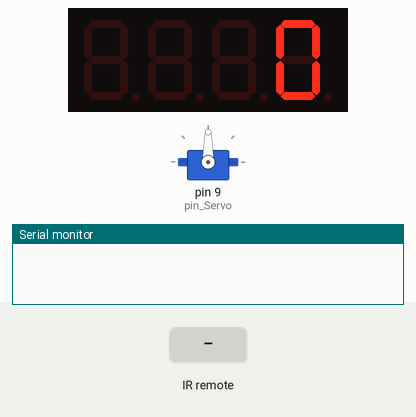
Bench run of a sketch on a simulated Arduino Uno, built with avr-gcc and run on an emulated ATmega328P. On the bench: servo, 4-digit seven-segment display, the last lines printed to the serial monitor. The inputs (shaded band) are chosen by the test bench.

Above: at 2.2 s.
2.3 s: infrared code 0xFFA25D received
At 3.5 s:
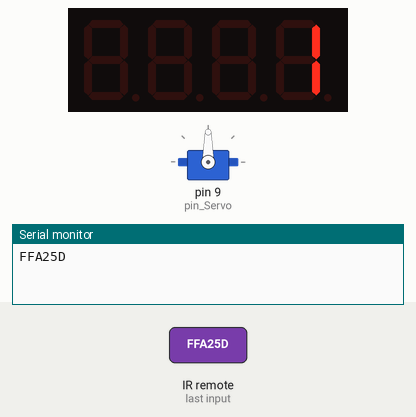
3.8 s: infrared code 0xFF9867 received
At 5.1 s:
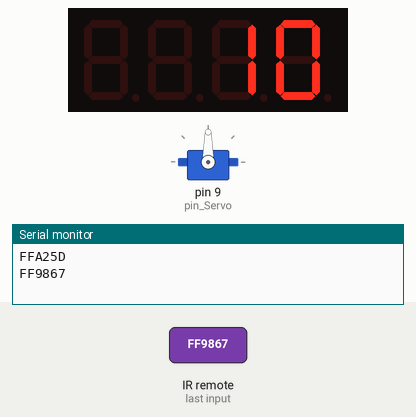
5.4 s: infrared code 0xFF629D received
At 6.7 s:
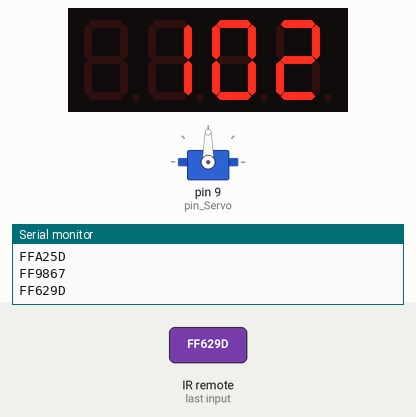
7.0 s: infrared code 0xFFE21D received
At 8.2 s:
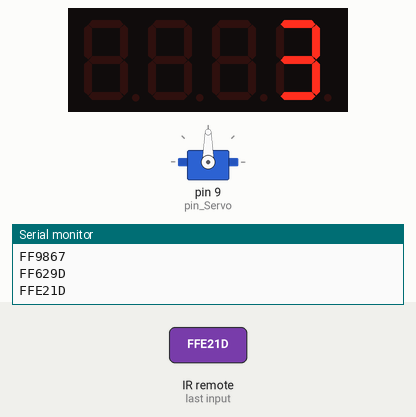
8.5 s: infrared code 0xFF22DD received
At 9.2 s:
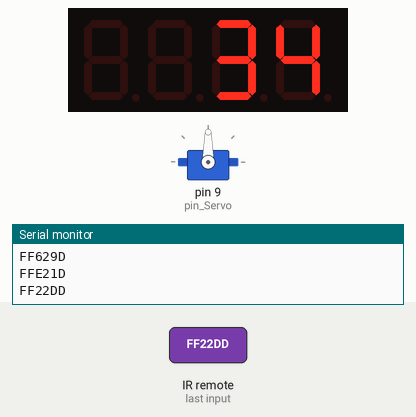
10.0 s: infrared code 0xFF02FD received
At 10.7 s:
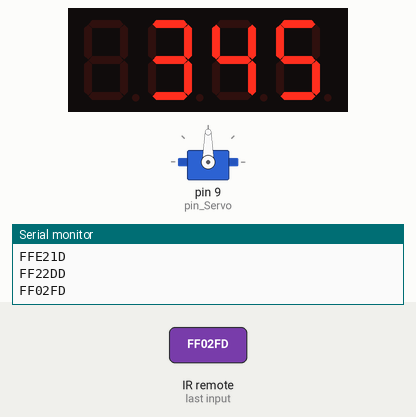
Timing chart, 0 to 12.6 s (numbered marks = the images above; inputs shaded):
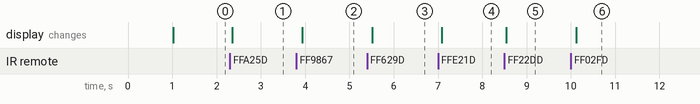

The sketch:

12e_IrRemote_digit.ino
```cpp
#include <IRremote.h>
#include <Servo.h>
#include <TM1637Display.h>

#define pin_IR 11
#define pin_Servo 9
#define CLK 6
#define DIO 7

// Tworzenie instancji klasy IRrecv o nazwie irrecv
IRrecv irrecv(pin_IR);
// Tworzenie instancji klasy decode_results o nazwie odczyt
// Tak naprawdę jest to zbiór zmiennych
decode_results odczyt;
// Tworzenie instancji klasy Servo o nazwie serwo
Servo serwo;
// Tworzenie instancji klasy TM1637Display o nazwie display
TM1637Display display(CLK, DIO);

int pozycja = 90;
char znak;
char kanal[4];  // Ostatni element tablicy typu czar to null - dlatego deklaracja 4
int z = 0;
int liczba;

void setup() {
  Serial.begin(9600);
  irrecv.enableIRIn(); // Aktywacja odczytu
  irrecv.blink13(true); // Po odebraniu kodu migaj diodą LED 13
  display.setBrightness(0x0A); // Ustawienie jasności wyświetlacza
  serwo.attach(pin_Servo);
  serwo.write(pozycja); // Ustawienie serwo na 90 stopni
  delay(1000);
}

void loop() {
  if (irrecv.decode(&odczyt) == true) {
    Serial.println(odczyt.value, HEX);
    // Porównywanie wartości w HEX. Przed liczbą HEX dajemy 0x
    switch (odczyt.value) {
      case 0xFF9867: znak = '0'; kanal[z] = znak; z++; break; // cyfra 0
      case 0xFFA25D: znak = '1'; kanal[z] = znak; z++; break; // cyfra 1
      case 0xFF629D: znak = '2'; kanal[z] = znak; z++; break; // cyfra 2
      case 0xFFE21D: znak = '3'; kanal[z] = znak; z++; break; // cyfra 3
      case 0xFF22DD: znak = '4'; kanal[z] = znak; z++; break; // cyfra 4
      case 0xFF02FD: znak = '5'; kanal[z] = znak; z++; break; // cyfra 5
      case 0xFFC23D: znak = '6'; kanal[z] = znak; z++; break; // cyfra 6
      case 0xFFE01F: znak = '7'; kanal[z] = znak; z++; break; // cyfra 7
      case 0xFFA857: znak = '8'; kanal[z] = znak; z++; break; // cyfra 8
      case 0xFF906F: znak = '9'; kanal[z] = znak; z++; break; // cyfra 9
      case 0xFF38C7:                                          // klawisz OK
        // Ustawienie na chwilę maksymalnej jasności celem potwierdzenia
        display.setBrightness(0x0F);
        display.showNumberDec(liczba, false, 4, 0);
        delay(500);
        display.setBrightness(0x0A);
        // Konwersja tablicy znakowej (same cyfry) na liczbę
        pozycja = atoi(kanal);
        serwo.write(pozycja);
        for (int i = 0; i < sizeof(kanal); i++) {
          kanal[i] = (char)0;
        }
        z = 0;
        break;
    }
    // Sprawdzanie czy są już 3 cyfry w tablicy.
    // Jeśli są 3 to zerujemy tablicę i wpisujemy tylko ostatni znak
    if (z >= 4) {
      for (int i = 0; i < sizeof(kanal); i++) {
        kanal[i] = (char)0;
      }
      z = 0;
      kanal[z] = znak;
      z++;
    }
    // Przygotowanie do pobrania nowego kodu
    irrecv.resume();
  }
  // Konwersja tablicy znakowej (same cyfry) na liczbę
  liczba = atoi(kanal);
  // Wyświetlenie liczby na wyświetlaczu
  display.showNumberDec(liczba, false, 4, 0);
  delay(100);
}
```

Measured:
- after the input at 2.3 s, the display: changes after 0.06 s (image 1)
- after the input at 3.8 s, the display: changes after 0.13 s (image 2)
- after the input at 5.4 s, the display: changes after 0.11 s (image 3)
- after the input at 7.0 s, the display: changes after 0.09 s (image 4)
- after the input at 8.5 s, the display: changes at once (image 5)
- after the input at 10.0 s, the display: changes after 0.12 s (image 6)
